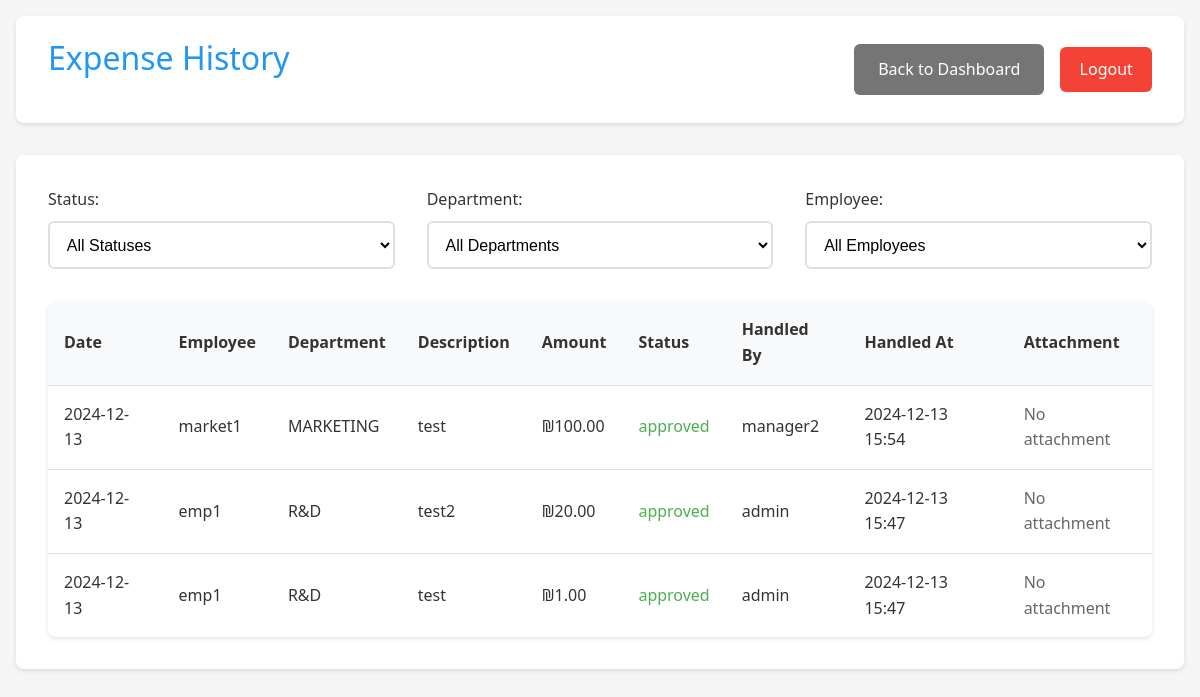
Page /manager/history (signed in) on the earlier database version.
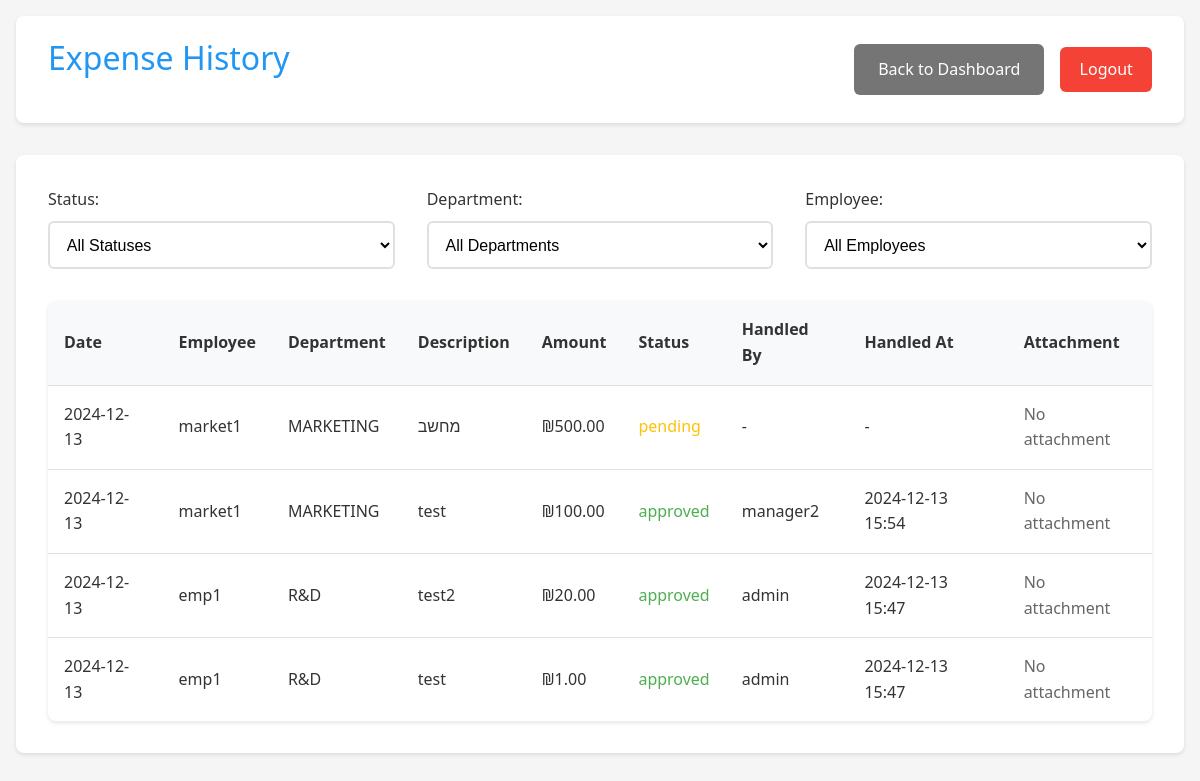
Same page on the later database version.
### app.py (models this page shows, shortened)
class Expense(db.Model):
    __tablename__ = 'expense'
    id = db.Column(db.Integer, primary_key=True)
    amount = db.Column(db.Float, nullable=False)
    description = db.Column(db.String(200))
    date = db.Column(db.DateTime, nullable=False, default=datetime.utcnow)
    status = db.Column(db.String(20), default='pending')
    user_id = db.Column(db.Integer, db.ForeignKey('user.id'), nullable=False)
    subcategory_id = db.Column(db.Integer, db.ForeignKey('subcategory.id'), nullable=False)
    attachment_filename = db.Column(db.String(255))
    manager_id = db.Column(db.Integer, db.ForeignKey('user.id'), nullable=True)
    handled_at = db.Column(db.DateTime, nullable=True)

class User(UserMixin, db.Model):
    __tablename__ = 'user'
    id = db.Column(db.Integer, primary_key=True)
    username = db.Column(db.String(80), unique=True, nullable=False)
    password = db.Column(db.String(120), nullable=False)
    is_manager = db.Column(db.Boolean, default=False)
    is_admin = db.Column(db.Boolean, default=False)
    department_id = db.Column(db.Integer, db.ForeignKey('department.id'))
    status = db.Column(db.String(20), default='active')  # active, inactive, pending
    submitted_expenses = db.relationship('Expense',
                                       primaryjoin='User.id==Expense.user_id',
                                       backref='submitter',
                                       lazy=True)
    handled_expenses = db.relationship('Expense',
                                     primaryjoin='User.id==Expense.manager_id',
                                     backref='handler',
                                     lazy=True)

class Department(db.Model):
    __tablename__ = 'department'
    id = db.Column(db.Integer, primary_key=True)
    name = db.Column(db.String(100), nullable=False)
    budget = db.Column(db.Float, default=0.0)
    users = db.relationship('User', backref='department', lazy=True)
    categories = db.relationship('Category', backref='department', lazy=True)

### app.py (the view)
@app.route('/manager/history')
@login_required
def expense_history():
    if not current_user.is_manager:
        return redirect(url_for('employee_dashboard'))
    status = request.args.get('status', 'all')
    employee = request.args.get('employee', 'all')
    department = request.args.get('department', 'all')
    query = Expense.query.join(User, Expense.user_id == User.id)
    if current_user.username != 'admin':
        query = query.filter(User.department_id == current_user.department_id)
    if status != 'all':
        query = query.filter(Expense.status == status)
    if employee != 'all':
        query = query.filter(Expense.user_id == employee)
    if department != 'all' and current_user.username == 'admin':
        query = query.filter(User.department_id == department)
    if current_user.username == 'admin':
        employees = User.query.filter_by(is_manager=False).all()
        departments = Department.query.all()
    else:
        employees = User.query.filter_by(
            is_manager=False,
            department_id=current_user.department_id
        ).all()
        departments = [current_user.department] if current_user.department else []
    expenses = query.order_by(Expense.date.desc()).all()
    return render_template('expense_history.html',
                         expenses=expenses,
                         employees=employees,
                         departments=departments,
                         selected_status=status,
                         selected_employee=employee,
                         selected_department=department)

### app.py (called while the page is built)
@login_manager.user_loader
def load_user(user_id):
    return User.query.get(int(user_id))

### templates/expense_history.html (shortened to what this page needs)
<!DOCTYPE html>
<html>
<head>
    <link rel="stylesheet" href="{{ url_for('static', filename='style.css') }}">
</head>
<body>
    <div class="container">
        <header>
            <h1>Expense History</h1>
            <div class="header-actions">
                <a href="{{ url_for('manager_dashboard') }}" class="button secondary">Back to Dashboard</a>
                <a href="{{ url_for('logout') }}" class="logout-btn">Logout</a>
            </div>
        </header>
        <div class="card">
            <div class="filters">
                <form method="GET" class="filter-form">
                    <div class="filter-group">
                        <label for="status">Status:</label>
                        <select name="status" id="status" onchange="this.form.submit()">
                            <option value="all" {% if selected_status == 'all' %}selected{% endif %}>All Statuses</option>
                        </select>
                    </div>
                    <div class="filter-group">
                        <label for="department">Department:</label>
                        <select name="department" id="department" onchange="this.form.submit()">
                            <option value="all" {% if selected_department == 'all' %}selected{% endif %}>All Departments</option>
                        </select>
                    </div>
                    <div class="filter-group">
                        <label for="employee">Employee:</label>
                        <select name="employee" id="employee" onchange="this.form.submit()">
                            <option value="all" {% if selected_employee == 'all' %}selected{% endif %}>All Employees</option>
                        </select>
                    </div>
                </form>
            </div>
            <div class="table-responsive">
                <table>
                    <thead>
                        <tr>
                            <th>Date</th>
                            <th>Employee</th>
                            <th>Department</th>
                            <th>Description</th>
                            <th>Amount</th>
                            <th>Status</th>
                            <th>Handled By</th>
                            <th>Handled At</th>
                            <th>Attachment</th>
                        </tr>
                    </thead>
                    <tbody>
                        {% for expense in expenses %}
                        <tr>
                            <td>{{ expense.date.strftime('%Y-%m-%d') }}</td>
                            <td>{{ expense.submitter.username }}</td>
                            <td>{{ expense.submitter.department.name if expense.submitter.department else 'N/A' }}</td>
                            <td>{{ expense.description }}</td>
                            <td>₪{{ "%.2f"|format(expense.amount) }}</td>
                            <td class="status-{{ expense.status }}">{{ expense.status }}</td>
                            <td>
                                {% if expense.status != 'pending' %}
                                    {{ expense.handler.username if expense.handler else 'N/A' }}
                                {% else %}
                                    -
                                {% endif %}
                            </td>
                            <td>
                                {% if expense.handled_at %}
                                    {{ expense.handled_at.strftime('%Y-%m-%d %H:%M') }}
                                {% else %}
                                    -
                                {% endif %}
                            </td>
                            <td>
                                {% if expense.attachment_filename %}
                                    <a href="{{ url_for('download_file', filename=expense.attachment_filename) }}"
                                       class="button secondary small">Download</a>
                                {% else %}
                                    <span class="text-muted">No attachment</span>
                                {% endif %}
                            </td>
                        </tr>
                        {% endfor %}
                    </tbody>
                </table>
            </div>
        </div>
    </div>
</body>
</html>

### static/style.css (style rules this page uses)
:root { --primary-color: #2196F3; --secondary-color: #FFC107; --success-color: #4CAF50; --danger-color: #f44336; --text-color: #333; --bg-color: #f5f5f5; --card-bg: #ffffff; --background-light: #f8f9fa; }
* { margin: 0; padding: 0; box-sizing: border-box; transition: all 0.3s ease; }
body { font-family: 'Segoe UI', Roboto, Arial, sans-serif; background-color: var(--bg-color); color: var(--text-color); line-height: 1.6; }
.container { max-width: 1200px; margin: 0 auto; padding: 1rem; }
header { background-color: var(--card-bg); padding: 1rem 2rem; box-shadow: 0 2px 4px rgba(0,0,0,0.1); margin-bottom: 2rem; border-radius: 8px; display: flex; justify-content: space-between; align-items: center; }
h1 { color: var(--primary-color); font-weight: 500; margin-bottom: 1.5rem; }
.card { background-color: var(--card-bg); border-radius: 8px; box-shadow: 0 2px 4px rgba(0,0,0,0.1); padding: 2rem; margin-bottom: 2rem; }
label { display: block; margin-bottom: 0.5rem; color: var(--text-color); font-weight: 500; }
.button, button { display: inline-flex; align-items: center; justify-content: center; padding: 0.8rem 1.5rem; border: none; border-radius: 6px; font-size: 1rem; font-weight: 500; cursor: pointer; text-decoration: none; transition: transform 0.2s ease, box-shadow 0.2s ease; }
.button.secondary { background-color: #757575; color: white; }
.logout-btn { background-color: var(--danger-color); color: white; padding: 0.6rem 1.2rem; border-radius: 6px; text-decoration: none; font-weight: 500; }
table { width: 100%; border-collapse: separate; border-spacing: 0; margin-top: 1.5rem; background-color: var(--card-bg); border-radius: 8px; overflow: hidden; box-shadow: 0 2px 4px rgba(0,0,0,0.1); }
th, td { padding: 1rem; text-align: left; border-bottom: 1px solid #e0e0e0; }
th { background-color: #f8f9fa; font-weight: 600; color: var(--text-color); }
tr:last-child td { border-bottom: none; }
.status-pending { color: var(--secondary-color); font-weight: 500; }
.status-approved { color: var(--success-color); font-weight: 500; }
.text-muted { color: #666; }
.header-actions { display: flex; gap: 1rem; align-items: center; }
.filters { margin-bottom: 2rem; }
.filter-form { display: flex; gap: 2rem; align-items: flex-end; }
.filter-group { flex: 1; }
.filter-group label { margin-bottom: 0.5rem; }
.filter-group select { width: 100%; padding: 0.8rem; border: 2px solid #e0e0e0; border-radius: 6px; font-size: 1rem; background-color: white; cursor: pointer; transition: border-color 0.3s ease; }

Differences in the rows shown:
added Expense: date "2024-12-13", submitter.username "market1", submitter.department "MARKETING", description "מחשב", amount "500.00", status "pending", shows "No attachment"
